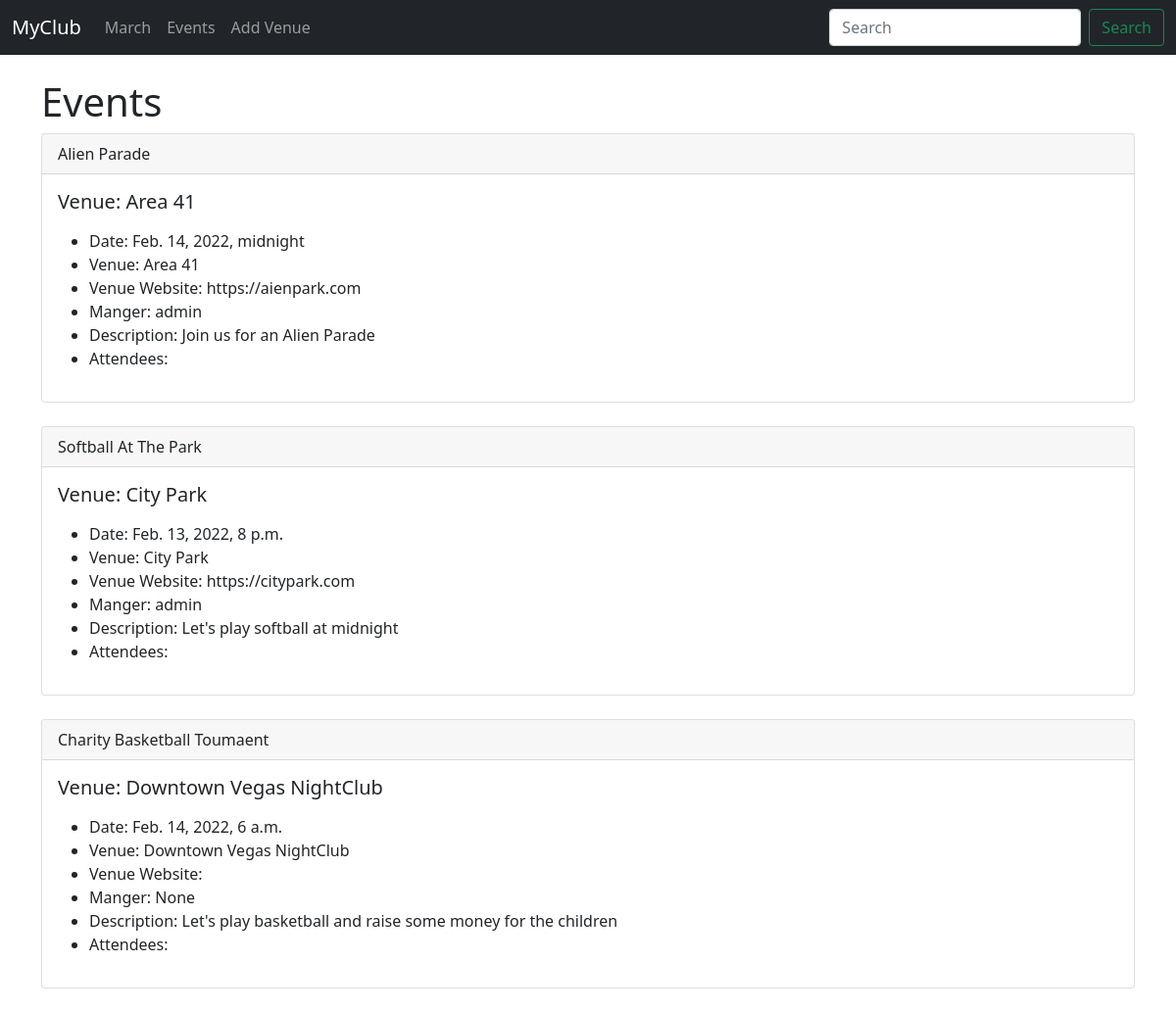
The app's page /events with its own data.
### events/models.py (models this page shows)
class Event(models.Model):
	name = models.CharField('Event Name', max_length=120)
	event_date = models.DateTimeField('Event Date')
	venue = models.ForeignKey(Venue, blank=True , null=True, on_delete=models.CASCADE)
	manager = models.ForeignKey(User, blank=True, null=True, on_delete=models.SET_NULL)
	description = models.TextField(blank=True)
	attendees = models.ManyToManyField(MyClubUser, blank=True)
	def __str__(self):
		return self.name

class Venue(models.Model):
	name = models.CharField('Venue Name', max_length=120)
	address = models.CharField(max_length=300)
	zip_code = models.CharField('Zip Code', max_length=15)
	phone = models.CharField('Contact Phone', max_length=15, blank=True)
	web = models.URLField('Website Address', blank=True)
	email_address = models.EmailField('Email Address', blank=True)
	def __str__(self):
		return self.name

### events/views.py (the view)
# urls.py: path('events', views.all_events, name="list-events"),
def all_events(request):
	event_list = Event.objects.all()
	return render(request, 'events/event_list.html',
		{'event_list': event_list})

### events/templates/events/event_list.html (shortened to what this page needs)
{% extends 'events/base.html' %}
{% block content %}
	<h1>Events</h1>
{% for event in event_list %}
<div class="card">
  <div class="card-header">
	{{ event }}
  </div>
  <div class="card-body">
	<h5 class="card-title">Venue: {{event.venue}}</h5>
	<p class="card-text">
	<ul>
		<li>Date: {{event.event_date}}</li>
		<li>Venue: {{event.venue}}</li>
		<li>Venue Website: {{event.venue.web}}</li>
		<li>Manger: {{event.manager}}</li>
		<li>Description: {{event.description}}</li>
		<li>Attendees:<br/>
		</li>
		</ul>
	</p>
  </div>
</div>
<br/>
{% endfor %}
{% endblock %}

### events/templates/events/base.html (shortened to what this page needs)
<!doctype html>
<html lang="en">
  <head>
    <link href="https://cdn.jsdelivr.net/npm/bootstrap@5.1.3/dist/css/bootstrap.min.css" rel="stylesheet">
  </head>
  <body>
    {% include 'events/navbar.html' %}
     <br/>
     <div class="container">
    {% block content %}
    {% endblock %}
    </div>
  </body>
</html>

### events/templates/events/navbar.html (shortened to what this page needs)
<nav class="navbar navbar-expand-lg navbar-dark bg-dark">
  <div class="container-fluid">
    <a class="navbar-brand" href=" {% url 'home' %}">MyClub</a>
    <div class="collapse navbar-collapse" id="navbarSupportedContent">
      <ul class="navbar-nav me-auto mb-2 mb-lg-0">
        <li class="nav-item">
          <a class="nav-link" href="{% url 'home' '2021' 'March' %}">March</a>
        </li>
        <li class="nav-item">
          <a class="nav-link" href="{% url 'list-events' %}">Events</a>
        </li>
        <li class="nav-item">
          <a class="nav-link" href="{% url 'add-venue' %}">Add Venue</a>
        </li>
      </ul>
      <form class="d-flex">
        <input class="form-control me-2" type="search" placeholder="Search" aria-label="Search">
        <button class="btn btn-outline-success" type="submit">Search</button>
      </form>
    </div>
  </div>
</nav>

### records on screen
Event: name "Alien Parade", venue "Area 41", event_date "Feb. 14, 2022, midnight", venue.web "https://aienpark.com", manager "admin", description "Join us for an Alien Parade"
Event: name "Softball At The Park", venue "City Park", event_date "Feb. 13, 2022, 8 p.m.", venue.web "https://citypark.com", manager "admin", description "Let's play softball at midnight"
Event: name "Charity Basketball Toumaent", venue "Downtown Vegas NightClub", event_date "Feb. 14, 2022, 6 a.m.", manager "None", description "Let's play basketball and raise some money for the children"
